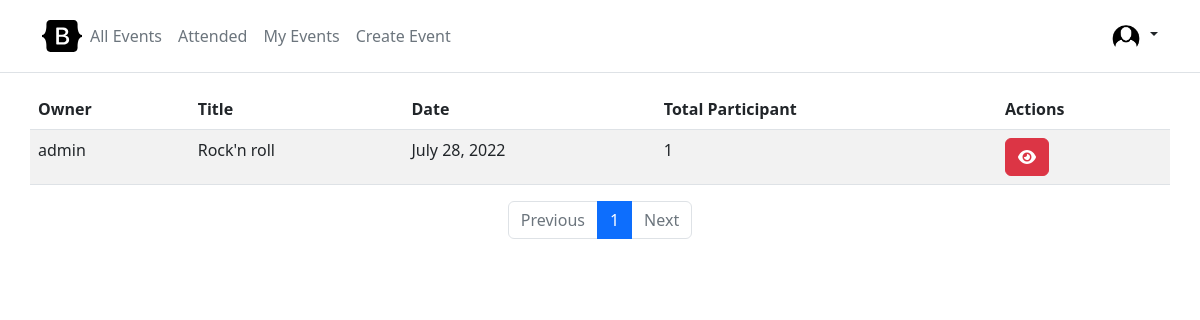
Page /events/ (signed in) on the earlier database version.
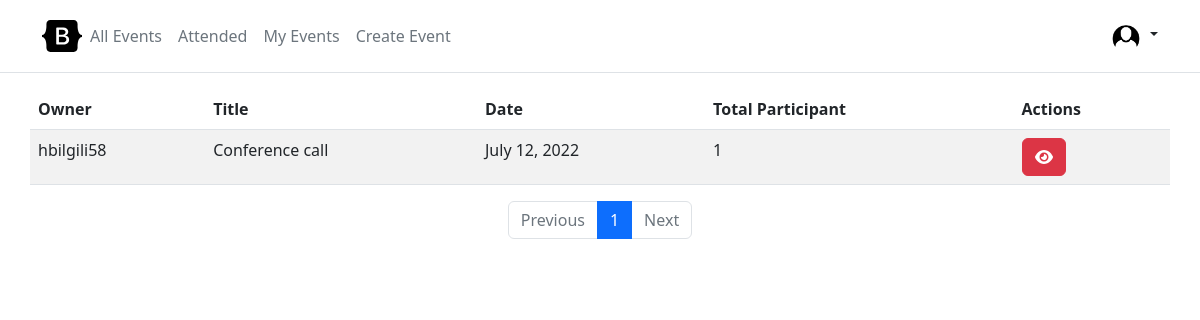
Same page on the later database version.
### events/models.py (models this page shows, shortened)
class Event(models.Model):
    owner = models.ForeignKey(to=User, verbose_name=_("Owner"), on_delete=models.CASCADE)
    title = models.TextField(verbose_name=_("Title"))
    description = models.TextField(_("Description"))
    date = models.DateField(verbose_name=_("Date"))
    objects = EventQuerySet.as_manager()
    class Meta:
        verbose_name = _("Event")
        verbose_name_plural = _("Events")

### accounts/models.py (models this page shows)
class User(AbstractUser):
    email = models.EmailField(_("email address"), unique=True)
    username = None
    USERNAME_FIELD = "email"
    REQUIRED_FIELDS = []
    objects = UserManager()

### events/views.py (the view)
# urls.py: path("", EventListView.as_view(), name="event-list"),
class EventListView(ListView):
    queryset = Event.objects.detailed().order_by("-date")
    paginate_by = settings.DEFAULT_PAGE_SIZE
    template_name = "list.html"

### events/templatetags/event_tags.py (called while the page is built)
@register.filter(name="split")
def split(value, split_by):
    if not isinstance(value, str) or split_by not in value:
        return value
    return value.split(split_by)[0]

### events/templates/list.html (shortened to what this page needs)
{% extends "base.html" %}
{% load event_tags %}
{% load static %}
{% block content %}
    <div class="container">
        <div class="row">
            {% if object_list %}
                <table class="table table-striped">
                    <thead>
                    <tr>
                        <th scope="col">Owner</th>
                        <th scope="col">Title</th>
                        <th scope="col">Date</th>
                        <th scope="col">Total Participant</th>
                        <th scope="col">Actions</th>
                    </tr>
                    </thead>
                    <tbody>
                    {% for event in object_list %}
                        <tr>
                            <td>{{ event.owner.email|split:"@" }}</td>
                            <td>{{ event.title }}</td>
                            <td>{{ event.date }}</td>
                            <td>{{ event.attendees.count }}</td>
                            <td>
                                <a href="{% url 'event-detail' event.id %}" class="btn btn-danger"><i class="fa-solid fa-eye"></i>
                                </a>
                            </td>
                        </tr>
                    {% endfor %}
                    </tbody>
                </table>
                <nav aria-label="Page navigation example">
                    <ul class="pagination justify-content-center">
                        {% if page_obj.has_previous %}
                            <li class="page-item">
                                <a class="page-link"
                                   href="{% url 'event-list' %}?page={{ page_obj.previous_page_number }}" tabindex="-1">Previous</a>
                            </li>
                        {% else %}
                            <li class="page-item disabled">
                                <a class="page-link" href="#" tabindex="-1">Previous</a>
                            </li>
                        {% endif %}
                        {% for i in page_obj.paginator.page_range %}
                            {% if page_obj.number == i %}
                                <li class="page-item active"><a class="page-link"
                                                                href="{% url 'event-list' %}?page={{ i }}">{{ i }}</a>
                                </li>
                            {% else %}
                                <li class="page-item"><a class="page-link"
                                                         href="{% url 'event-list' %}?page={{ i }}">{{ i }}</a></li>
                            {% endif %}
                        {% endfor %}
                        {% if page_obj.has_next %}
                            <li class="page-item">
                                <a class="page-link" href="{% url 'event-list' %}?page={{ page_obj.next_page_number }}">Next</a>
                            </li>
                        {% else %}
                            <li class="page-item disabled">
                                <a class="page-link" href="#" tabindex="-1">Next</a>
                            </li>
                        {% endif %}
                    </ul>
                </nav>
            {% else %}
                <div class="col-12">There are no event to be listed.</div>
            {% endif %}
        </div>
    </div>
{% endblock %}

Differences in the rows shown:
changed Event id 1: owner.email|split "admin" → "hbilgili58"; title "Rock'n roll" → "Conference call"; date "July 28, 2022" → "July 12, 2022"
